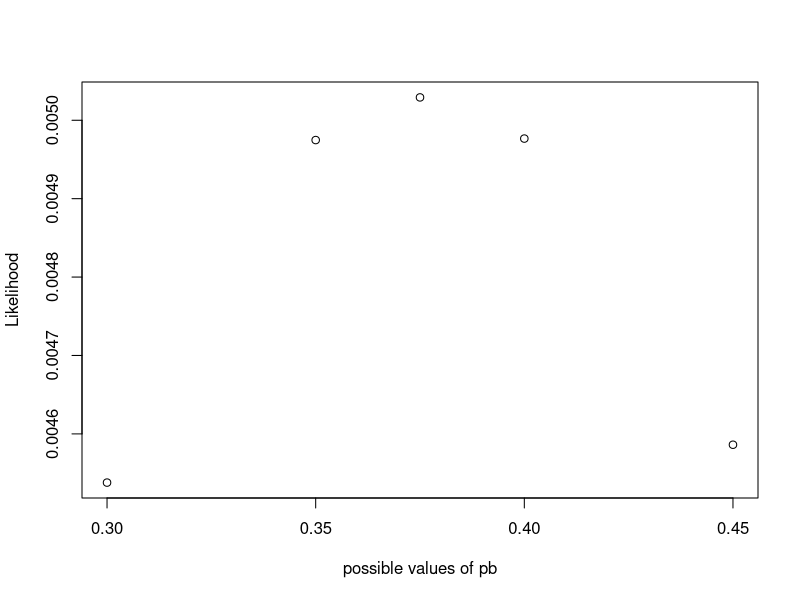
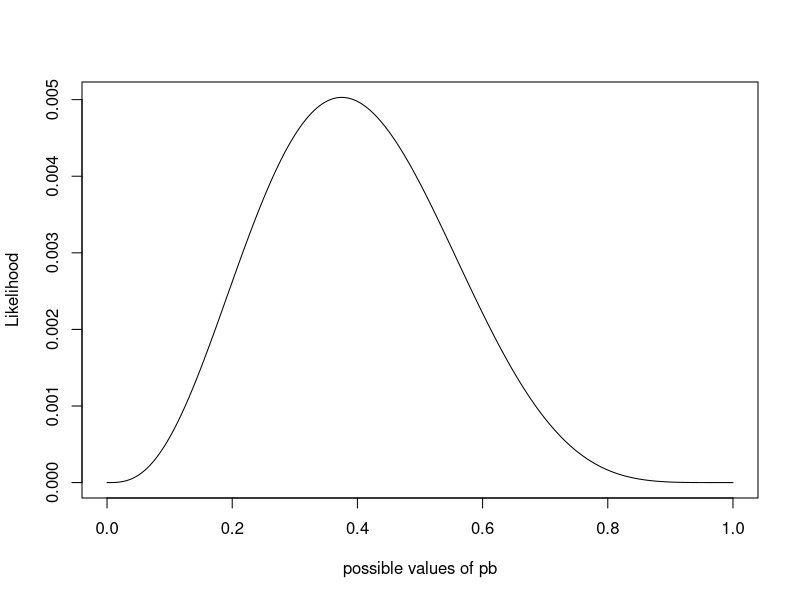
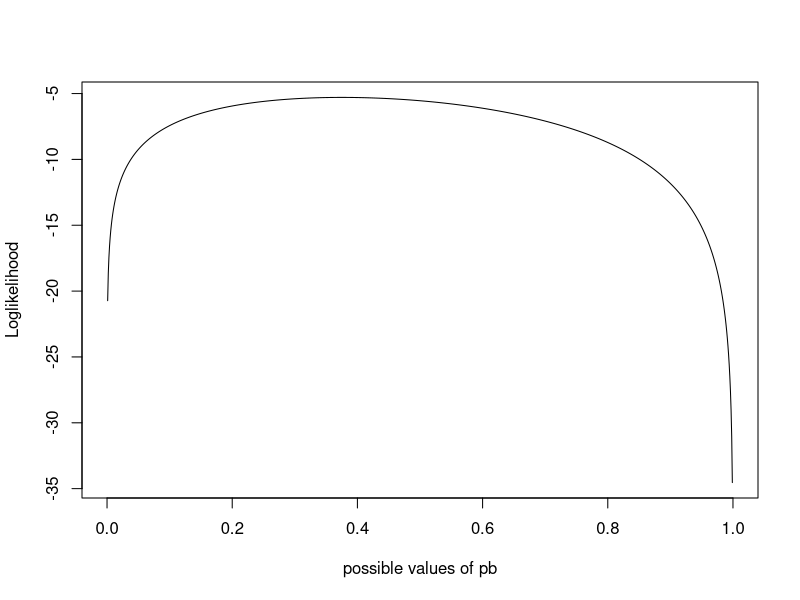
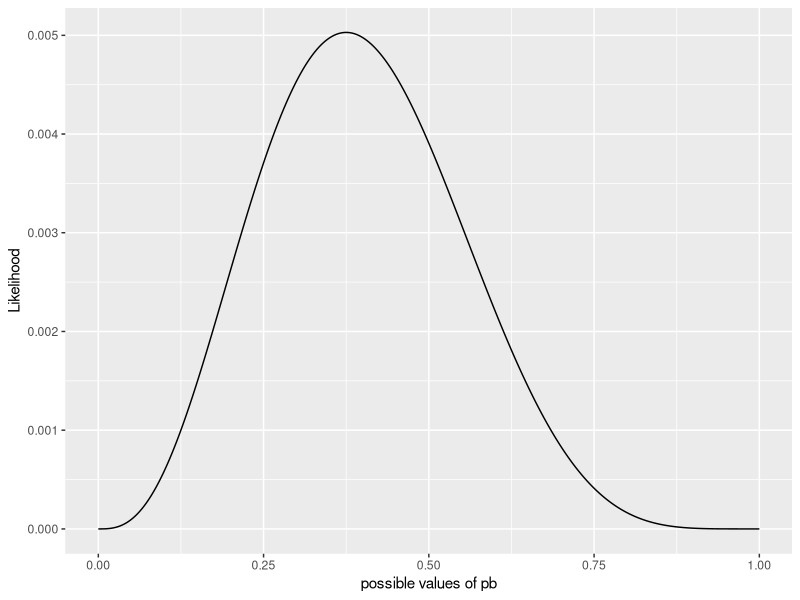
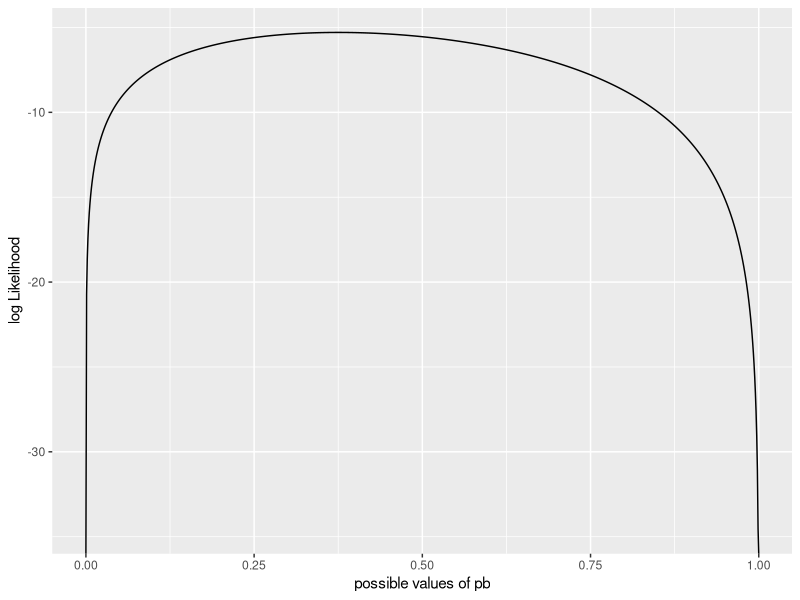
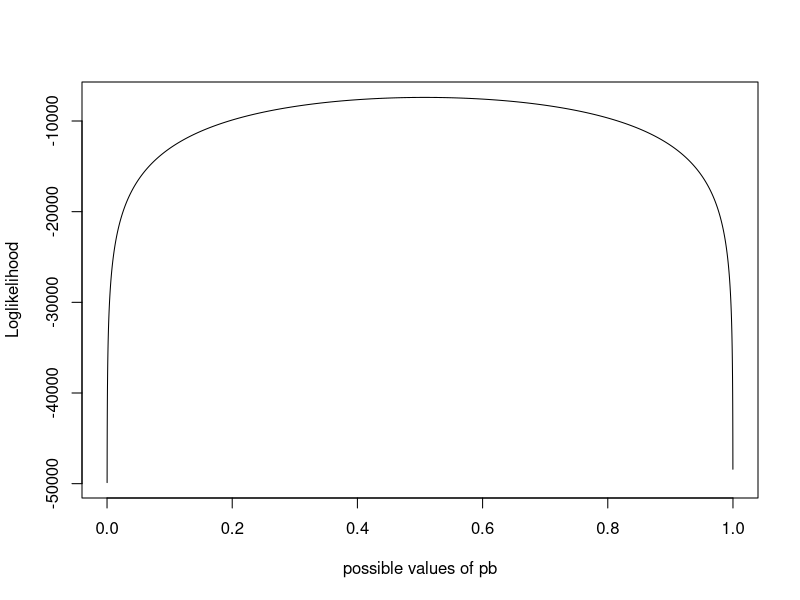
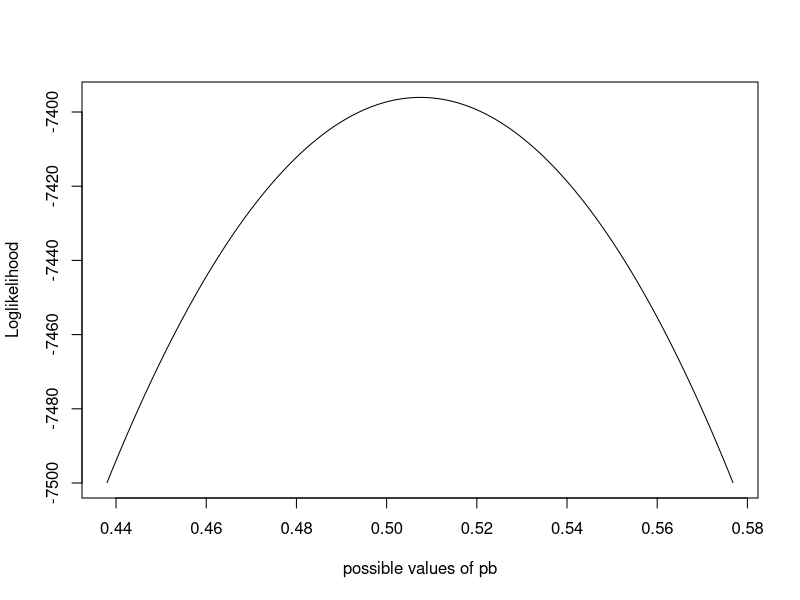
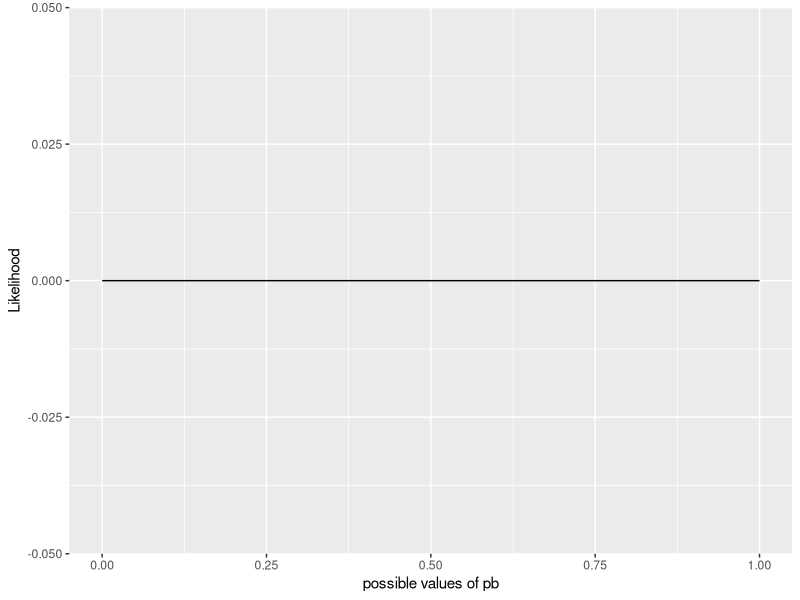

Write R code to recreate these figures, in order.
## ---- chunk 1
library(tidyverse)
## ---- chunk 2
# Evaluate small set of possible values of pb
pb <- c(.3, .35, .375, .4, .45)  # possible values for prob a boy is born
lik <- pb^3 * (1 - pb)^5         # likelihood of getting observed data
cbind(pb, lik)                   # print table of results
plot(pb, lik, xlab = "possible values of pb", ylab = "Likelihood")
max(lik)                         # maximum likelihood over 5 values of pb
pb[lik == max(lik)]              # value of pb where likelihood maximized

# Evaluate finer grid of possible values of pb
pb <- seq(0, 1, length = 1001)   # possible values for prob a boy is born
lik <- pb^3 * (1 - pb)^5         # likelihood of getting observed data
plot(pb, lik, xlab = "possible values of pb", ylab = "Likelihood", type = "l")
max(lik)                         # maximum likelihood over 1001 values of pb
pb[lik == max(lik)]              # value of pb where likelihood maximized

loglik <- 3 * log(pb) + 5 * log(1 - pb)      # find log likelihoods
plot(pb, loglik, xlab = "possible values of pb", ylab = "Loglikelihood", 
     type = "l")
max(loglik)                    # maximum loglikelihood over 1001 values of pb
pb[loglik == max(loglik)]      # likelihood and loglikelihood max at same spot
mle_pb_m1_small <- pb[loglik == max(loglik)]
max_logL_m1_small <- max(loglik)

# Create ggplot of likelihood and log-likelihood functions
model1grid <- data.frame(pb = pb, lik1 = lik, loglik1 = loglik)
ggplot(data = model1grid, aes(x = pb, y = lik1)) +
  geom_line() +
  labs(x = "possible values of pb", y = "Likelihood")
ggplot(data = model1grid, aes(x = pb, y = loglik1)) +
  geom_line() +
  labs(x = "possible values of pb", y = "log Likelihood")

## ---- chunk 3
# Apply Model 1 to NLSY data (for families with 3 or fewer children)
pb <- seq(0, 1, length = 10001)   # possible values for prob a boy is born
lik <- pb^5416 * (1 - pb)^5256    # likelihood (too small)
max(lik)
summary(lik)  

# loglikelihood of getting observed data
loglik <- 5416 * log(pb) + 5256 * log(1 - pb)   
plot(pb, loglik, xlab = "possible values of pb", ylab = "Loglikelihood", 
     type = "l")
plot(pb[loglik > (-7500)], loglik[loglik > (-7500)],
  xlab = "possible values of pb", 
  ylab = "Loglikelihood", type = "l")  # zoom plot
max(loglik)                 # maximum loglikelihood over all values of pb
pb[loglik == max(loglik)]   # MLE of pb
mle_pb_m1_nlsy <- pb[loglik == max(loglik)]
max_logL_m1_nlsy <- max(loglik)

# Create ggplot of likelihood and log-likelihood functions
model1grid <- data.frame(pb = pb, lik1 = lik, loglik1 = loglik)
ggplot(data = model1grid, aes(x = pb, y = lik1)) +
  geom_line() +
  labs(x = "possible values of pb", y = "Likelihood")
ggplot(data = model1grid, aes(x = pb, y = loglik1)) +
  geom_line() +
  labs(x = "possible values of pb", y = "log Likelihood")
model1grid |>
  filter(loglik1 > (-7500)) |>
  ggplot(aes(x = pb, y = loglik1)) +
    geom_line() +
    labs(x = "possible values of pb with loglik above -7500", 
         y = "log Likelihood")

## ---- chunk 4
# Find MLEs with 3-dimensional grid search
pbb <- seq(0, 1, length = 101)
pbg <- seq(0, 1, length = 101)
pbn <- seq(0, 1, length = 101)
model2_grid <- expand.grid(pbb = pbb, pbg = pbg, pbn = pbn)

lik <- model2_grid$pbn^1 * (1 - model2_grid$pbn)^3 * model2_grid$pbb^1 * 
  (1 - model2_grid$pbb)^1 * model2_grid$pbg^1 * (1 - model2_grid$pbg)^1
loglik <- 1 * log(model2_grid$pbn) + 3 * log(1 - model2_grid$pbn) + 
  1 * log(model2_grid$pbb) + 1 * log(1 - model2_grid$pbb) + 
  1 * log(model2_grid$pbg) + 1 * log(1 - model2_grid$pbg)

# Print results
max(lik)        # maximum likelihood over all combos of pbb, pbg, pbn
max(loglik)     # maximum loglikelihood over all combos of pbb, pbg, pbn

model2_grid$pbb[loglik == max(loglik)]   # MLE of pbb
model2_grid$pbg[loglik == max(loglik)]   # MLE of pbg
model2_grid$pbn[loglik == max(loglik)]   # MLE of pbn

# Store results
mle_pbb_m2_small <- model2_grid$pbb[loglik == max(loglik)]   # MLE of pbb
mle_pbg_m2_small <- model2_grid$pbg[loglik == max(loglik)]   # MLE of pbg
mle_pbn_m2_small <- model2_grid$pbn[loglik == max(loglik)]   # MLE of pbn

max_L_m2_small <- max(lik)
max_logL_m2_small <- max(loglik)
## ---- chunk 5
lrt <- 2 * (max_logL_m2_small - max_logL_m1_small)   
lrt                       # likelihood ratio test statistic
1 - pchisq(lrt, df = 2)   # p-value for testing Ho: no diff between Models 1&2

# AIC and BIC values for Models 1 and 2
aic1 <- -2 * max_logL_m1_small + 2 * 1
aic1
bic1 <- -2 * max_logL_m1_small + log(8) * 1
bic1
aic2 <- -2 * max_logL_m2_small + 2 * 3
aic2
bic2 <- -2 * max_logL_m2_small + log(8) * 3
bic2
